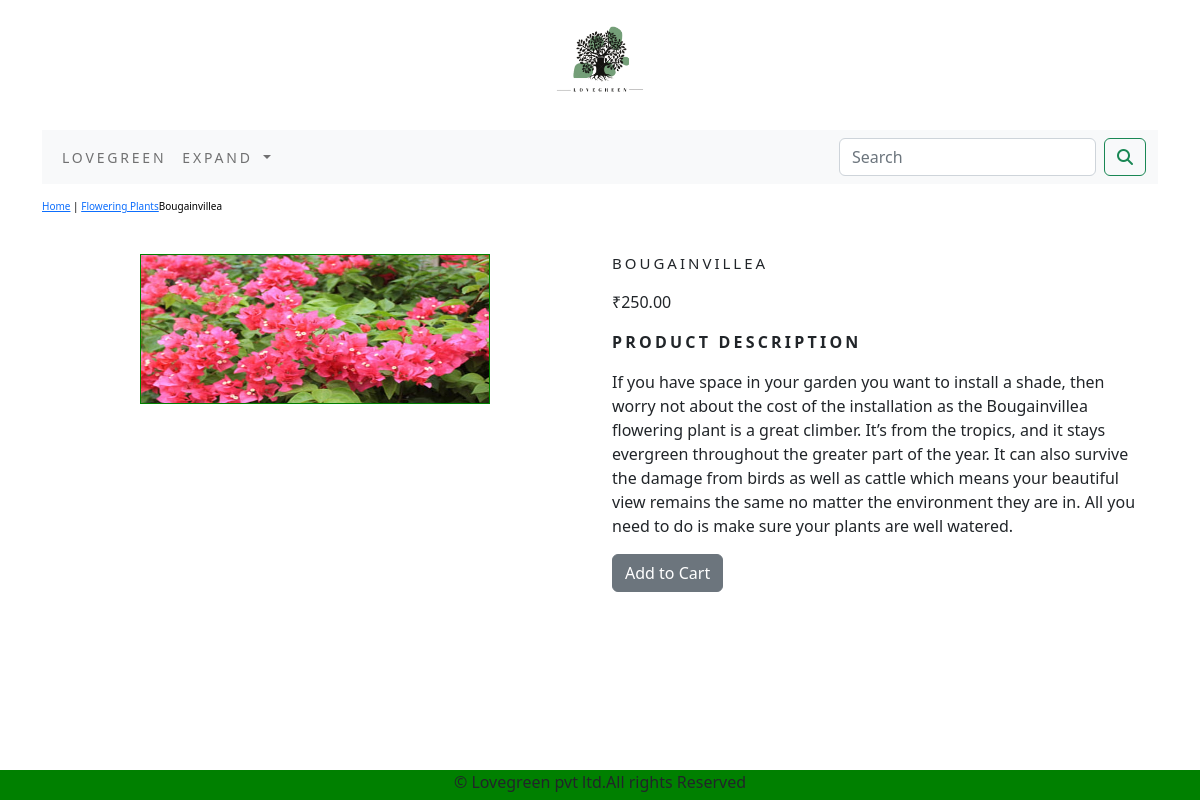
The app's page /shopp/flowering-plants/bougainvillea/ with its own data.
### shopp/models.py (models this page shows, shortened)
class Product(models.Model):
    name = models.CharField(max_length=250, unique=True)
    slug = models.SlugField(max_length=250, unique=True)
    description = models.TextField(blank=True)
    price = models.DecimalField(max_digits=10, decimal_places=2)
    category = models.ForeignKey(Category, on_delete=models.CASCADE)
    image = models.ImageField(upload_to='category', blank=True)
    stock = models.IntegerField()
    available = models.BooleanField(default=True)
    created = models.DateTimeField(auto_now_add=True)
    updated = models.DateTimeField(auto_now=True)
    class Meta:
        ordering = ('name',)
        verbose_name = 'product'
        verbose_name_plural = 'products'

class Category(models.Model):
    name = models.CharField(max_length=250, unique=True)
    slug = models.SlugField(max_length=250, unique=True)
    description = models.TextField(blank=True)
    image = models.ImageField(upload_to='category', blank=True)
    class Meta:
        ordering = ('name',)
        verbose_name = 'category'
        verbose_name_plural = 'categories'
    def get_url(self):
        return reverse('shopp:product_by_category', args=[self.slug])
    def __str__(self):
        return '{}'.format(self.name)

### shopp/views.py (the view)
# urls.py: path('<slug:c_slug>/<slug:product_slug>/', views.proDetail, name='prodCatdetail'),
def proDetail(request, c_slug, product_slug):
    try:
        product = Product.objects.get(category__slug=c_slug, slug=product_slug)
    except Exception as e:
        raise e
    return render(request, 'product.html', {'product': product})

### cart/context_processors.py (called while the page is built)
def counter(request):
    item_count = 0
    if 'admin' in request.path:
        return {}
    else:
        try:
            cart = Cart.objects.filter(cart_id=_cart_id(request))
            car_items = CartItem.objects.all().filter(cart=cart[:1])
            for cart_item in car_items:
                item_count += cart_item.quantity
        except Cart.DoesNotExist:
            item_count = 0
    return dict(item_count=item_count)

### cart/views.py (called while the page is built)
def _cart_id(request):
    cart = request.session.session_key
    if not cart:
        cart = request.session.create()
    return cart

### shopp/context_processors.py (called while the page is built)
def menu_links(request):
    links = Category.objects.all()
    return dict(links=links)

### templates/product.html (shortened to what this page needs)
{% extends 'base.html' %}
{% load static %}
{% block content %}
<div class="row my_prod_row_class">
    <div class="mx_auto">
    <p><a href="{% url 'shopp:allProdCat' %}">Home</a> | <a href="{{product.category.get_url}}">{{product.category}}</a>{{product.name}}</p>
    </div>
<div class="container">
<br>
<div class="row">
    <div class="col-md-6 text-center">
            <img src="{{product.image.url}}" alt="{{product.name}}" style="width:350px;height:150px;border: 1px solid green;">
    </div>
            <div class="col-6 col-sm-6">
            <h1 class="my_prod_title">{{product.name}}</h1>
            <p>&#8377;{{product.price}}</p>
                <p class="my_title"><strong>Product Description</strong></p>
            <p  class="text-justify my_prod_text">{{product.description}}</p>
            {% if product.stock <= 0 %}
            <p class="text-justify my_prod_text"><b>Out of Stock!</b></p>
            {% else %}
            <a class="btn btn-secondary" href="{% url 'cart:add_cart' product.id %}">Add to Cart</a>
            {% endif %}
        </div>
     </div>
    </div>
    </div>
{% endblock %}

### static/css/custom.css (style rules this page uses)
body { font-family: 'Raleway', sans-serif; }
.my_title { font-size:16px; text-transform:uppercase; letter-spacing: .2em; }
.my_prod_row_class { padding-top:15px; padding-bottom:20px; }
.my_prod_row_class .mx_auto { color:#000; font-size:10px; text-decoration:none; }
.my_prod_title { font-size:15px; text-transform:uppercase; letter-spacing: .2em; padding-bottom: 10px; }
.my_prod_text { padding-right:20px; }

### records on screen
Product: category "Flowering Plants", name "Bougainvillea", image (picture), name "BOUGAINVILLEA", price "250.00", description "If you have space in your garden you want to install a shade, then worry not about the cost of the installation as the Bougainvillea flowering plant is a great climber. It’s from the tropics, and it stays evergreen throughout the greater part of the year. It can also survive the damage from birds as well as cattle which means your beautiful view remains the same no matter the environment they are in. All you need to do is make sure your plants are well watered."
